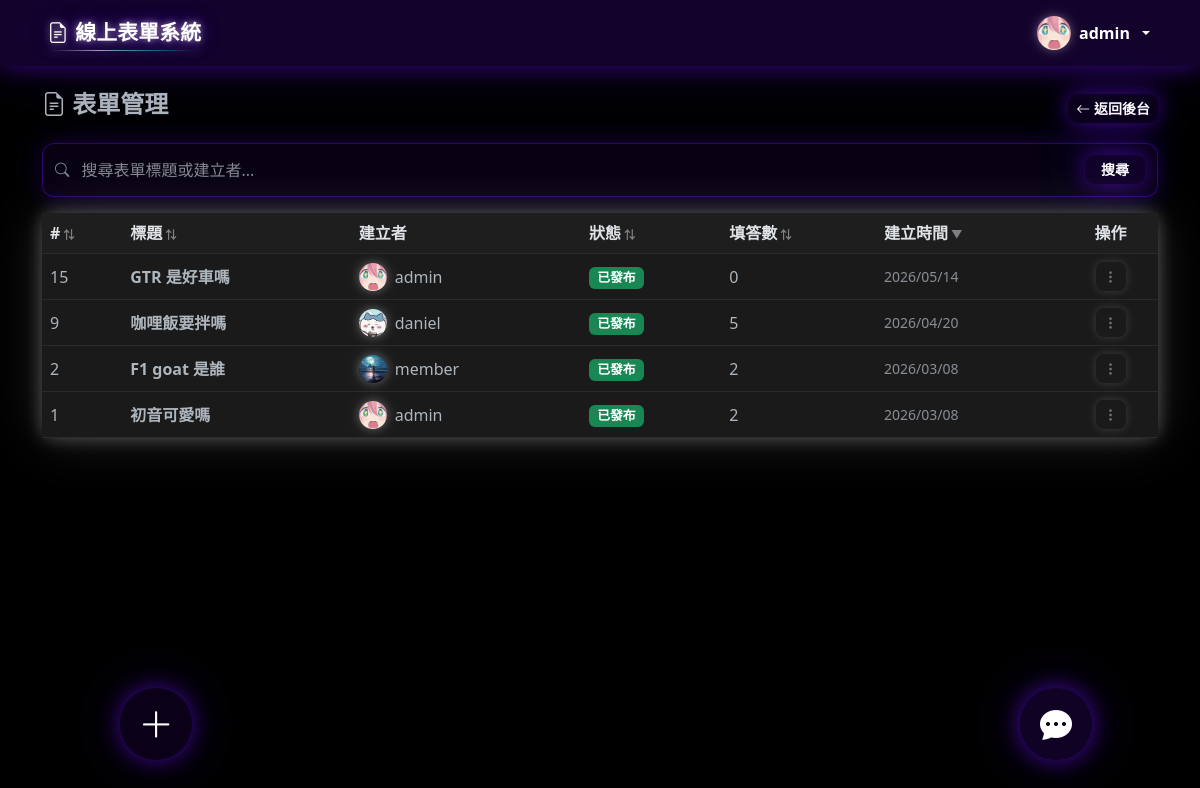
/admin/forms.php (signed in), run on an earlier commit of the app's database.
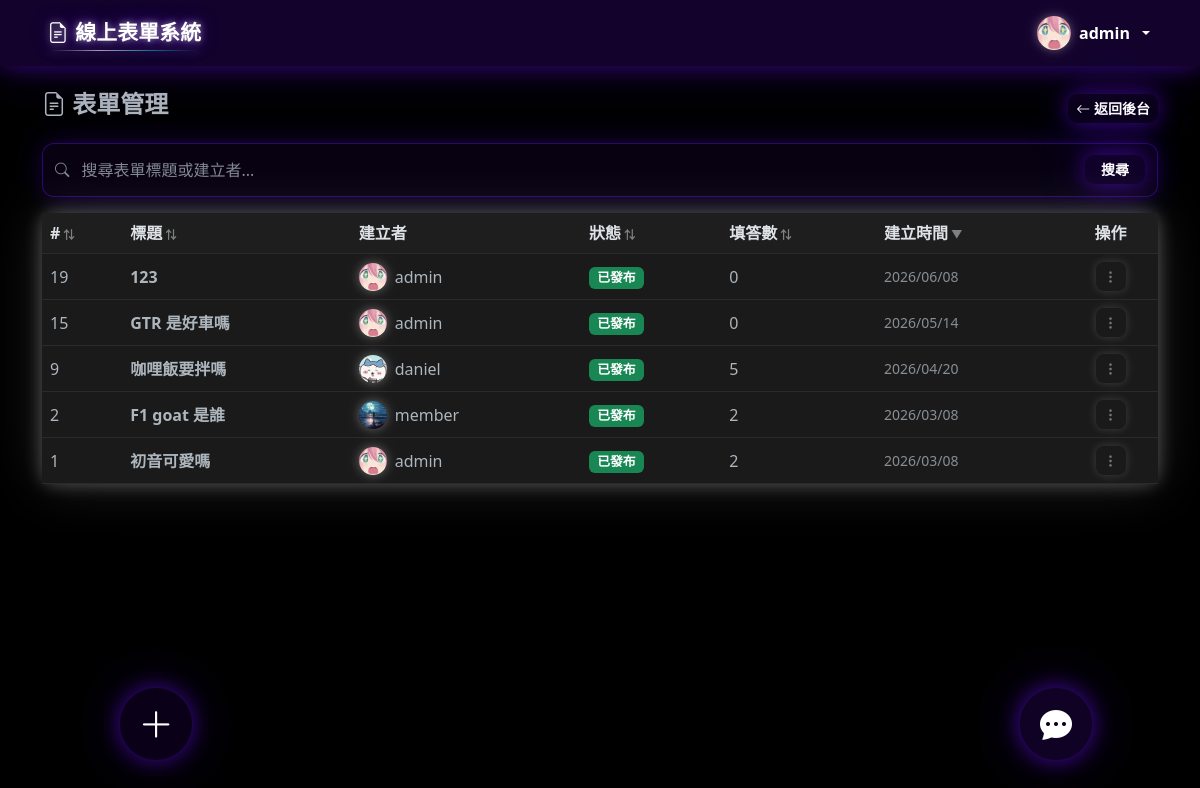
And on a later commit of the database.
### tables this page shows
CREATE TABLE `forms` (
  `id` int(11) NOT NULL AUTO_INCREMENT,
  `user_id` int(11) NOT NULL,
  `title` varchar(255) NOT NULL,
  `description` text DEFAULT NULL,
  `cover_image` varchar(255) DEFAULT NULL,
  `target_group` int(11) DEFAULT NULL,
  `start_date` datetime DEFAULT NULL,
  `end_date` datetime DEFAULT NULL,
  `allow_multiple` tinyint(1) DEFAULT 0,
  `is_published` tinyint(1) DEFAULT 0,
  `created_at` timestamp NOT NULL DEFAULT current_timestamp(),
  `show_stats` tinyint(1) DEFAULT 1,
  `anonymous_responses` tinyint(1) DEFAULT 0,
  `show_on_index` tinyint(1) NOT NULL DEFAULT 1,
  `response_scope` enum('all_members','club_members') NOT NULL DEFAULT 'all_members',
  `club_id` int(11) DEFAULT NULL,
  PRIMARY KEY (`id`),
  KEY `user_id` (`user_id`),
  KEY `target_group` (`target_group`),
  CONSTRAINT `forms_ibfk_1` FOREIGN KEY (`user_id`) REFERENCES `users` (`id`) ON DELETE CASCADE,
  CONSTRAINT `forms_ibfk_2` FOREIGN KEY (`target_group`) REFERENCES `groups` (`id`) ON DELETE SET NULL
);

CREATE TABLE `users` (
  `id` int(11) NOT NULL AUTO_INCREMENT,
  `username` varchar(50) NOT NULL,
  `password` varchar(255) NOT NULL,
  `email` varchar(100) NOT NULL,
  `role` enum('admin','member') DEFAULT 'member',
  `group_id` int(11) DEFAULT NULL,
  `avatar` varchar(255) DEFAULT NULL,
  `profile_bg` varchar(255) DEFAULT NULL,
  `created_at` timestamp NOT NULL DEFAULT current_timestamp(),
  `bio` text DEFAULT NULL,
  `profile_bg_ratio` tinyint(4) NOT NULL DEFAULT 7,
  PRIMARY KEY (`id`),
  UNIQUE KEY `username` (`username`),
  UNIQUE KEY `email` (`email`),
  KEY `group_id` (`group_id`),
  CONSTRAINT `users_ibfk_1` FOREIGN KEY (`group_id`) REFERENCES `groups` (`id`) ON DELETE SET NULL
);

### admin/forms.php (the view, shortened to what this page needs)
<?php
require_once '../config/session.php';
require_once '../config/db.php';
require_once '../config/_admin_search.php';
$search = trim($_GET['search'] ?? '');
$where  = $search ? "WHERE f.title LIKE '%$search%' OR u.username LIKE '%$search%'" : '';
$forms = mysqli_query($conn, "
    SELECT f.id, f.title, f.is_published, f.created_at, f.user_id,
           u.username AS author, u.avatar AS author_avatar,
           COUNT(fr.id) AS response_count
    FROM forms f
    JOIN users u ON f.user_id = u.id
    LEFT JOIN form_responses fr ON f.id = fr.form_id
    $where
    GROUP BY f.id
    ORDER BY f.created_at DESC
");
require_once '../config/header.php';
?>
<div class="row mb-3 align-items-center">
    <div class="col">
        <h4 class="fw-bold"><i class="bi bi-file-earmark-text"></i> 表單管理</h4>
    </div>
    <div class="col-auto">
        <a href="<?= REL_BASE ?>admin/dashboard.php" class="btn btn-glow-primary btn-sm">
            <i class="bi bi-arrow-left"></i> 返回後台
        </a>
    </div>
</div>
<div class="card">
    <div class="table-responsive">
        <table class="table table-hover mb-0 align-middle">
            <thead>
                <tr>
                    <th class="sortable-th" data-col="id">#<span class="sort-icon"></span></th>
                    <th class="sortable-th" data-col="title">標題<span class="sort-icon"></span></th>
                    <th>建立者</th>
                    <th class="sortable-th" data-col="status">狀態<span class="sort-icon"></span></th>
                    <th class="sortable-th" data-col="resp">填答數<span class="sort-icon"></span></th>
                    <th class="sortable-th desc" data-col="date">建立時間<span class="sort-icon"></span></th>
                    <th class="text-center">操作</th>
                </tr>
            </thead>
            <tbody>
                <?php if (mysqli_num_rows($forms) === 0): ?>
                    <tr><td colspan="7" class="text-center text-muted py-4">沒有表單</td></tr>
                <?php else: ?>
                    <?php while ($form = mysqli_fetch_assoc($forms)): ?>
                    <tr data-id="<?= $form['id'] ?>"
                        data-admin-search="<?= htmlspecialchars(mb_strtolower($form['title'] . ' ' . $form['author'])) ?>"
                        data-title="<?= htmlspecialchars(mb_strtolower($form['title'])) ?>"
                        data-status="<?= $form['is_published'] ?>"
                        data-resp="<?= $form['response_count'] ?>"
                        data-date="<?= strtotime($form['created_at']) ?>">
                        <td><?= $form['id'] ?></td>
                        <td class="fw-semibold admin-search-target"><?= adminSearchHighlight($form['title'], $search) ?></td>
                        <td>
                            <div class="d-flex align-items-center gap-2">
                                <?= renderAvatar($form['author'], $form['author_avatar'], 28) ?>
                                <span class="admin-search-target"><?= adminSearchHighlight($form['author'], $search) ?></span>
                            </div>
                        </td>
                        <td>
                            <?php if ($form['is_published']): ?>
                                <span class="badge bg-success">已發布</span>
                            <?php else: ?>
                                <span class="badge bg-secondary">草稿</span>
                            <?php endif; ?>
                        </td>
                        <td><?= $form['response_count'] ?></td>
                        <td class="small text-muted"><?= date('Y/m/d', strtotime($form['created_at'])) ?></td>
                        <td class="text-center">
                            <div class="dropdown">
                                <button class="btn btn-sm btn-outline-secondary" type="button" data-bs-toggle="dropdown" data-bs-boundary="viewport" data-bs-strategy="fixed" aria-expanded="false">
                                    <i class="bi bi-three-dots-vertical"></i>
                                </button>
                            </div>
                        </td>
                    </tr>
                    <?php endwhile; ?>
                <?php endif; ?>
            </tbody>
        </table>
    </div>
</div>
<?php require_once '../config/footer.php'; ?>

### config/session.php (shortened to what this page needs)
<?php
function assetUrl($path) {
    if (strpos($path, '/uploads/') === 0) {
        return APP_BASE . $path;
    }
    return $path;
}
function renderAvatar($username, $avatar = null, $size = 36) {
    $s = "width:{$size}px;height:{$size}px;border-radius:50%;flex-shrink:0;";
    if (!empty($avatar)) {
        return '<img src="' . htmlspecialchars(assetUrl($avatar)) . '" class="site-avatar" style="' . $s . 'object-fit:cover;" alt="">';
    }
    $fs = round($size * 0.44);
    $initial = htmlspecialchars(mb_strtoupper(mb_substr($username, 0, 1)));
    return '<span class="site-avatar" style="' . $s . 'background:var(--bs-primary,#0d6efd);color:var(--bs-primary-text,#fff);display:inline-flex;align-items:center;justify-content:center;font-weight:700;font-size:' . $fs . 'px;">' . $initial . '</span>';
}

What changed in the data, as far as the page shows it:
added forms: id "19", title "123", user.avatar (picture), user.username "admin", is_published "已發布", response_count "0", created_at "2026/06/08"
